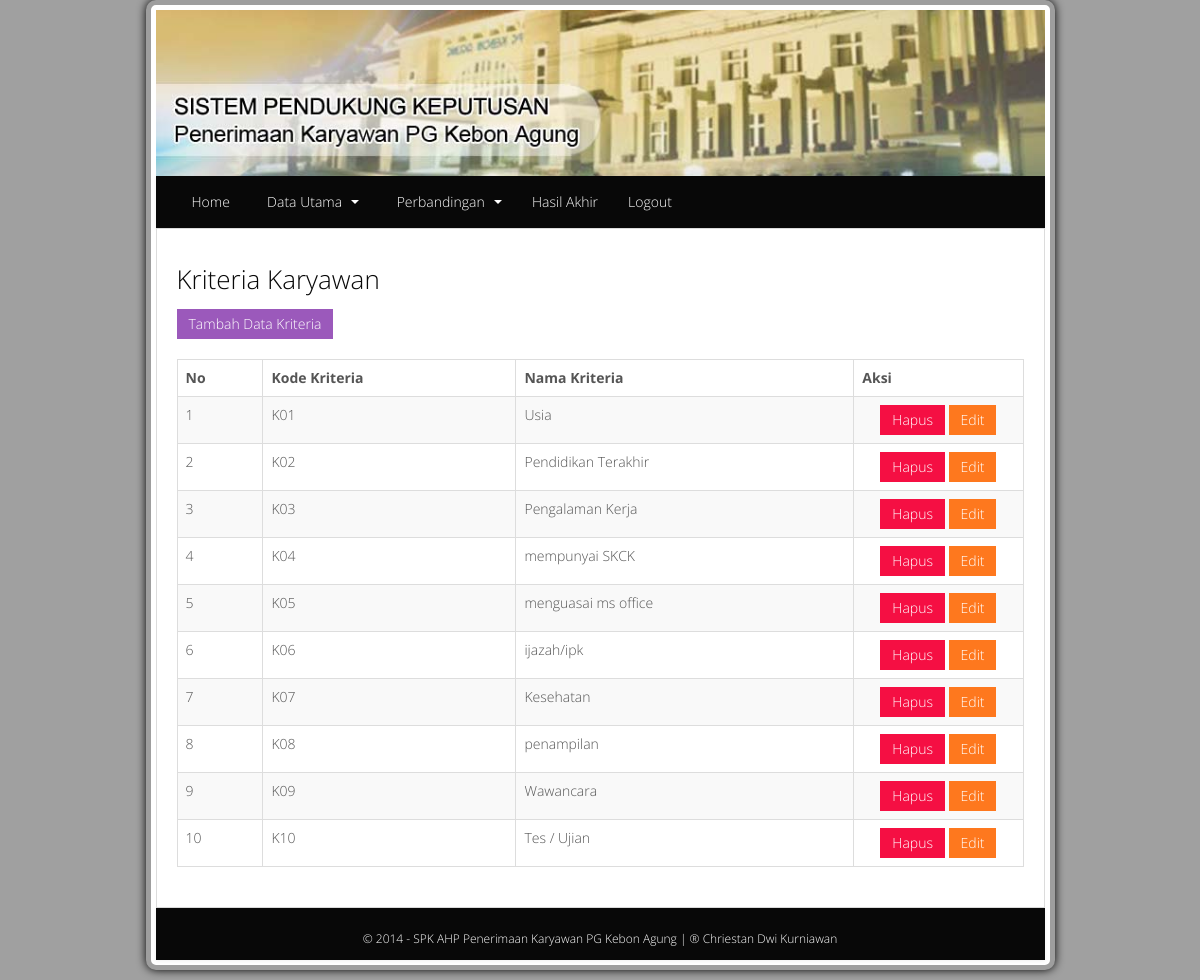
Page /admin/index.php?menu=kriteria (signed in) on the committed database.
### tables this page shows
CREATE TABLE IF NOT EXISTS `tabel_kriteria` (
  `id_kriteria` varchar(5) NOT NULL,
  `nama_kriteria` varchar(100) NOT NULL,
  PRIMARY KEY (`id_kriteria`)
);

### admin/kriteria.php (the view, shortened to what this page needs)
<h3> Kriteria Karyawan</h3>
<div> <a class='btn btn-md btn-info'  href='?menu=tambahkriteria'>Tambah Data Kriteria</a></div><br />
<table id='example2' class='table table-bordered table-striped' cellspacing="0" align="center">
  <thead>
      <tr>
          <th>No</th>
          <th>Kode Kriteria</th>
          <th>Nama Kriteria</th>
         <th width="20%">Aksi</th>
      </tr>
  </thead>
  <tbody>
  <?php
  $no=1;
  $q_tampil=mysql_query("select * from tabel_kriteria order by id_kriteria");
  $jum = mysql_num_rows($q_tampil);
  if($jum==0){
	  echo"<tr><td colspan='5'><center><h3 class='text-error'> Data Kriteria Belum Terisi</h3><center></td></tr>";
  }
  else{
  while($data=mysql_fetch_array($q_tampil))
  {
      echo "<tr>
      <td>$no</td>
      <td>$data[id_kriteria]</td>
      <td>$data[nama_kriteria]</td>
      <td><center>
      <a href='?menu=kriteria&pro=hapus&id=$data[id_kriteria]' onClick='return confirm(\"Apakah anda yakin untuk menghapus data ini?\")'>
	  <span class='btn btn-danger' >  Hapus</span></a>
      <a class='btn btn-sm btn-warning'  href='?menu=editkriteria&id=$data[id_kriteria]'>Edit</a>
      </td></center>
      </tr>
      ";
      $no++;
  	}
  }
  ?>
  </tbody>
  </table>

### css/style.css (style rules this page uses)
body { margin-bottom:10px; background-color:#A0A0A0; }

### rows in the picture
tabel_kriteria: id_kriteria "K01", nama_kriteria "Usia"
tabel_kriteria: id_kriteria "K02", nama_kriteria "Pendidikan Terakhir"
tabel_kriteria: id_kriteria "K03", nama_kriteria "Pengalaman Kerja"
tabel_kriteria: id_kriteria "K04", nama_kriteria "mempunyai SKCK"
tabel_kriteria: id_kriteria "K05", nama_kriteria "menguasai ms office"
tabel_kriteria: id_kriteria "K06", nama_kriteria "ijazah/ipk"
tabel_kriteria: id_kriteria "K07", nama_kriteria "Kesehatan"
tabel_kriteria: id_kriteria "K08", nama_kriteria "penampilan"
tabel_kriteria: id_kriteria "K09", nama_kriteria "Wawancara"
tabel_kriteria: id_kriteria "K10", nama_kriteria "Tes / Ujian"
